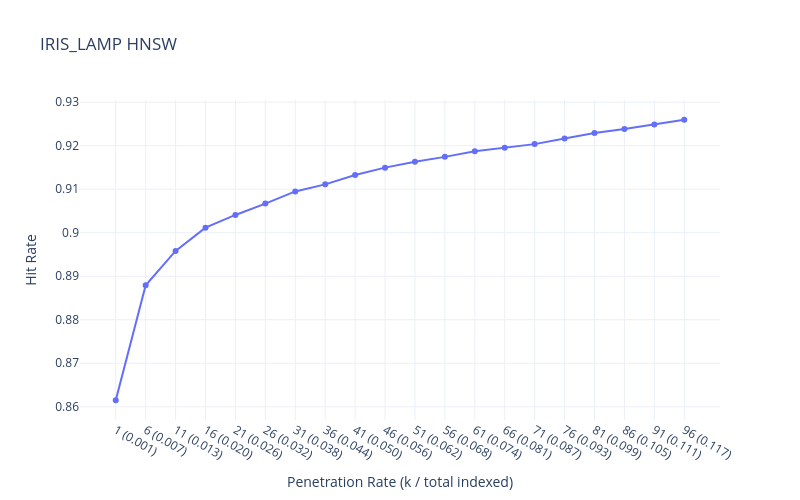

The notebook cell this image was saved under:
### Code cell
x_labels, hit_rates = evaluate_hit_rate_topk(hnsw, y_index, X_query, y_query,k_max = 100,ef_search=150)

plot_hit_rate_plotly_topk(x_labels, hit_rates,150,"IRIS_LAMP HNSW")

### Figure 1 — Plotly figure (JSON) as saved in the notebook; plotly's stock layout.template omitted (floating-point values rounded to 4 significant figures)
{"data": [{"line": {"width": 2}, "marker": {"size": 6}, "mode": "lines+markers", "name": "efSearch=150", "type": "scatter", "x": ["1 (0.001)", "6 (0.007)", "11 (0.013)", "16 (0.020)", "21 (0.026)", "26 (0.032)", "31 (0.038)", "36 (0.044)", "41 (0.050)", "46 (0.056)", "51 (0.062)", "56 (0.068)", "61 (0.074)", "66 (0.081)", "71 (0.087)", "76 (0.093)", "81 (0.099)", "86 (0.105)", "91 (0.111)", "96 (0.117)"], "y": [0.8615, 0.8879, 0.8958, 0.9012, 0.9041, 0.9067, 0.9095, 0.9111, 0.9133, 0.915, 0.9163, 0.9174, 0.9187, 0.9195, 0.9204, 0.9217, 0.9229, 0.9238, 0.9249, 0.926]}], "layout": {"height": 500, "hovermode": "x unified", "title": {"text": "IRIS_LAMP HNSW"}, "width": 800, "xaxis": {"title": {"text": "Penetration Rate (k / total indexed)"}}, "yaxis": {"title": {"text": "Hit Rate"}}}}
